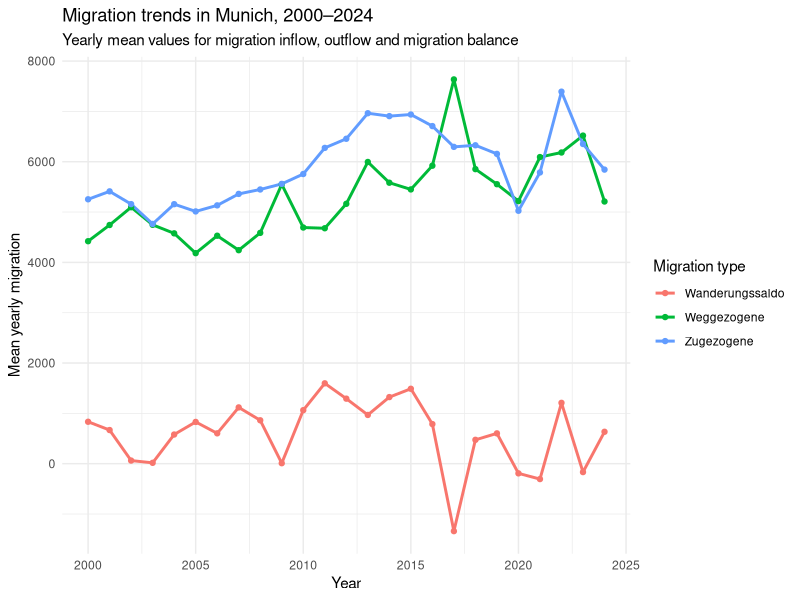
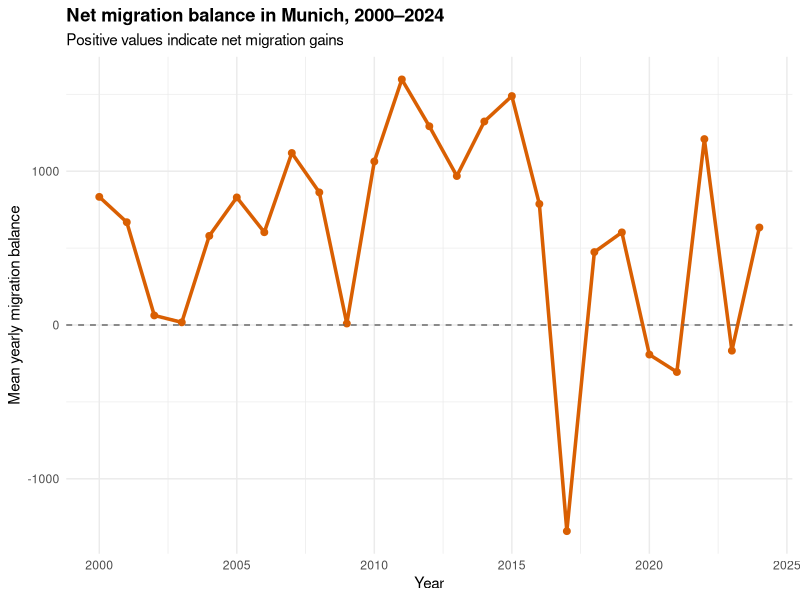
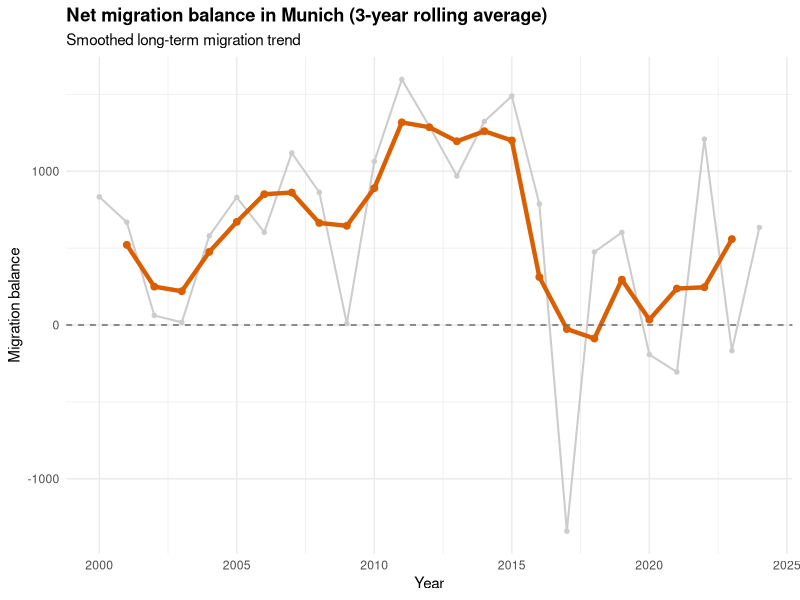
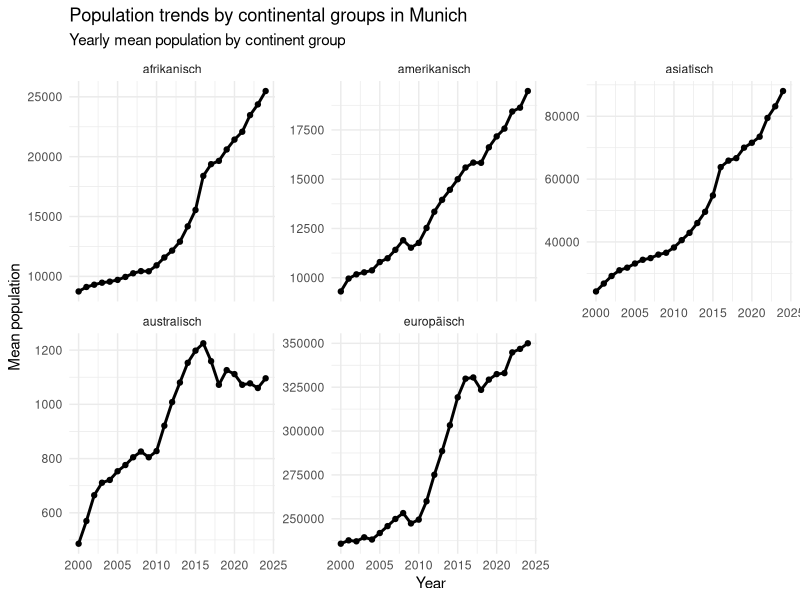
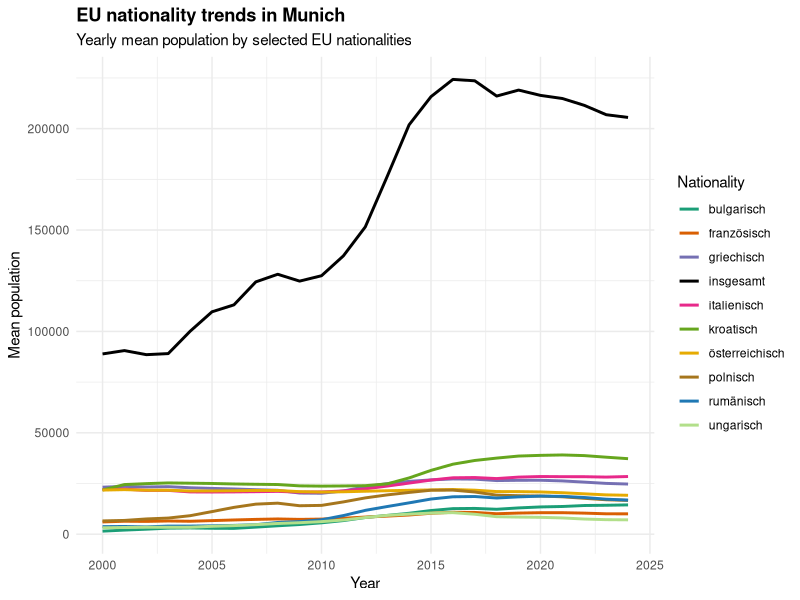
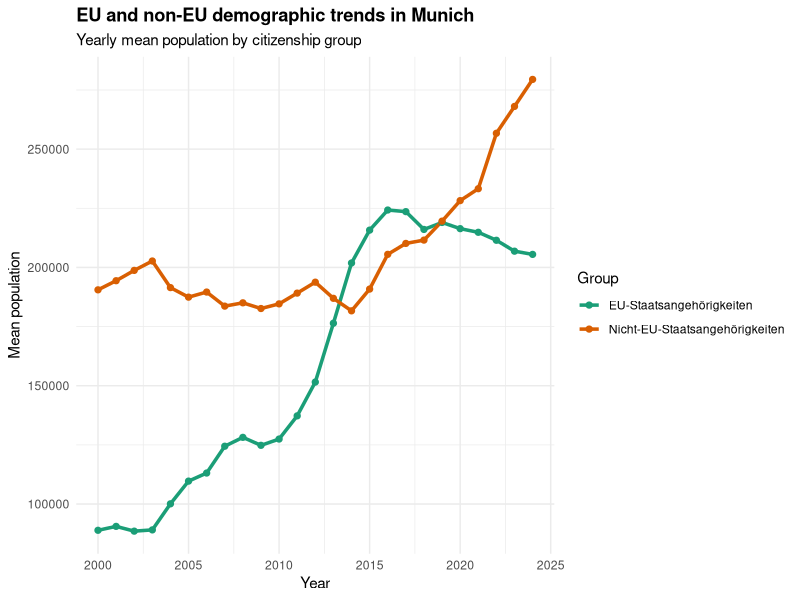
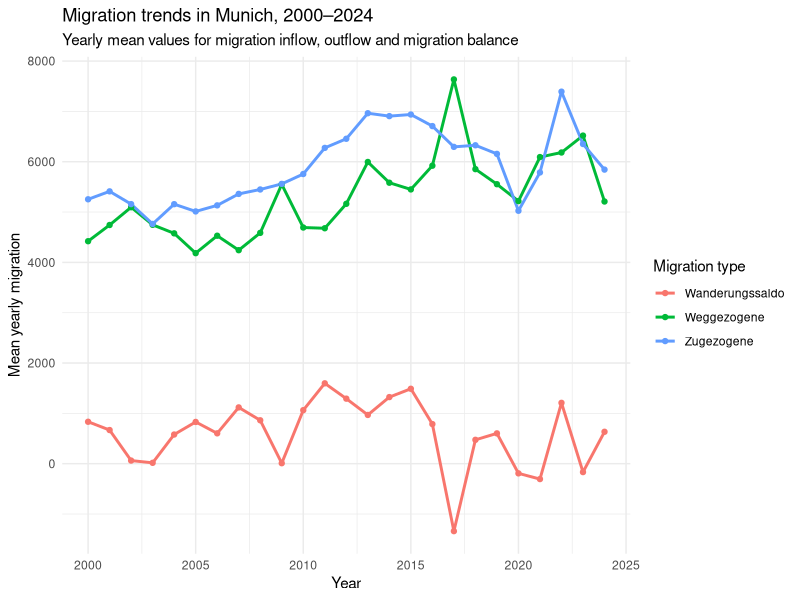
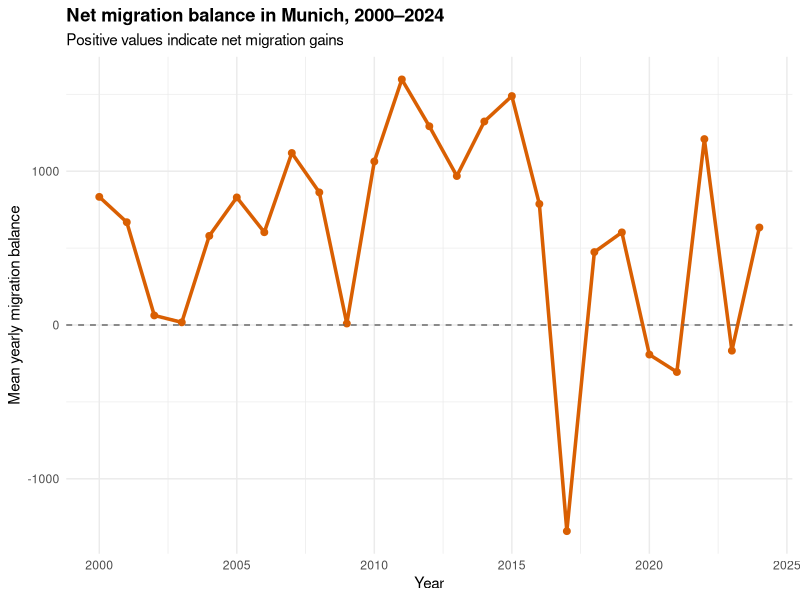

The R script that drew these images, in order:
# Migration Analysis in Munich
# StatProg II Project

library(tidyverse)

# Load processed population dataset

population_data <- read_csv(
  "data/processed/population_data.csv"
)

# Explore migration-related categories

population_data %>%
  distinct(MONATSZAHL)

# Create migration dataset

migration_data <- population_data %>%
  filter(
    MONATSZAHL %in% c(
      "Zugezogene",
      "Weggezogene",
      "Wanderungssaldo"
    )
  )

# Aggregate monthly data into yearly means

migration_yearly <- migration_data %>%
  filter(year >= 2000, year <= 2024) %>%
  group_by(MONATSZAHL, year) %>%
  summarise(
    mean_value = mean(WERT, na.rm = TRUE),
    .groups = "drop"
  )

# Plot migration trends over time

migration_trend_plot <- migration_yearly %>%
  ggplot(
    aes(
      x = year,
      y = mean_value,
      color = MONATSZAHL
    )
  ) +
  geom_line(linewidth = 1) +
  geom_point(size = 1.5) +
  labs(
    title = "Migration trends in Munich, 2000–2024",
    subtitle = "Yearly mean values for migration inflow, outflow and migration balance",
    x = "Year",
    y = "Mean yearly migration",
    color = "Migration type"
  ) +
  theme_minimal()

migration_trend_plot

# Save migration trend plot

ggsave(
  filename = "figures/migration_trend_plot.png",
  plot = migration_trend_plot,
  width = 9,
  height = 6,
  dpi = 300
)

# Migration balance analysis

migration_balance <- migration_yearly %>%
  filter(
    MONATSZAHL == "Wanderungssaldo"
  )

# Migration balance plot

migration_balance_plot <- migration_balance %>%
  ggplot(
    aes(
      x = year,
      y = mean_value
    )
  ) +
  geom_line(
    linewidth = 1.2,
    color = "#d95f02"
  ) +
  geom_point(
    size = 2,
    color = "#d95f02"
  ) +
  geom_hline(
    yintercept = 0,
    linetype = "dashed",
    color = "gray40"
  ) +
  labs(
    title = "Net migration balance in Munich, 2000–2024",
    subtitle = "Positive values indicate net migration gains",
    x = "Year",
    y = "Mean yearly migration balance"
  ) +
  theme_minimal() +
  theme(
    plot.title = element_text(face = "bold")
  )

migration_balance_plot

# Save migration balance plot

ggsave(
  filename = "figures/migration_balance_plot.png",
  plot = migration_balance_plot,
  width = 9,
  height = 6,
  dpi = 300
)

# 3-year rolling average for migration balance

library(zoo)

migration_balance_rolling <- migration_balance %>%
  arrange(year) %>%
  mutate(
    rolling_avg = zoo::rollmean(
      mean_value,
      k = 3,
      fill = NA,
      align = "center"
    )
  )

migration_balance_rolling_plot <- migration_balance_rolling %>%
  ggplot(aes(x = year)) +
  
  # Original yearly values
  geom_line(
    aes(y = mean_value),
    color = "gray80",
    linewidth = 0.7
  ) +
  
  geom_point(
    aes(y = mean_value),
    color = "gray80",
    size = 1.2
  ) +
  
  # Rolling average
  geom_line(
    aes(y = rolling_avg),
    color = "#d95f02",
    linewidth = 1.5
  ) +
  
  geom_point(
    aes(y = rolling_avg),
    color = "#d95f02",
    size = 2
  ) +
  
  geom_hline(
    yintercept = 0,
    linetype = "dashed",
    color = "gray40"
  ) +
  
  labs(
    title = "Net migration balance in Munich (3-year rolling average)",
    subtitle = "Smoothed long-term migration trend",
    x = "Year",
    y = "Migration balance"
  ) +
  
  theme_minimal() +
  
  theme(
    plot.title = element_text(face = "bold")
  )

migration_balance_rolling_plot

# Save rolling average plot

ggsave(
  filename = "figures/migration_balance_rolling_plot.png",
  plot = migration_balance_rolling_plot,
  width = 9,
  height = 6,
  dpi = 300
)

# Explore continental groups

continent_groups <- population_data %>%
  filter(
    MONATSZAHL == "Kontinente"
  ) %>%
  distinct(AUSPRAEGUNG)

continent_groups

# Create continent dataset

continent_data <- population_data %>%
  filter(
    MONATSZAHL == "Kontinente"
  )

# Aggregate continent data yearly

continent_yearly <- continent_data %>%
  filter(year >= 2000, year <= 2024) %>%
  group_by(AUSPRAEGUNG, year) %>%
  summarise(
    mean_population = mean(WERT, na.rm = TRUE),
    .groups = "drop"
  )

# Faceted continent trend plot

continent_facet_plot <- continent_yearly %>%
  ggplot(
    aes(
      x = year,
      y = mean_population
    )
  ) +
  geom_line(linewidth = 1) +
  geom_point(size = 1.5) +
  facet_wrap(
    ~ AUSPRAEGUNG,
    scales = "free_y"
  ) +
  labs(
    title = "Population trends by continental groups in Munich",
    subtitle = "Yearly mean population by continent group",
    x = "Year",
    y = "Mean population"
  ) +
  theme_minimal()

continent_facet_plot

# Save continent plot

ggsave(
  filename = "figures/continent_facet_plot.png",
  plot = continent_facet_plot,
  width = 10,
  height = 8,
  dpi = 300
)

# Explore EU nationality groups

eu_groups <- population_data %>%
  filter(
    MONATSZAHL == "EU-Staatsangehörigkeiten"
  ) %>%
  distinct(AUSPRAEGUNG)

eu_groups

# Create EU dataset

eu_data <- population_data %>%
  filter(
    MONATSZAHL == "EU-Staatsangehörigkeiten"
  )

# Aggregate EU data yearly

eu_yearly <- eu_data %>%
  filter(year >= 2000, year <= 2024) %>%
  group_by(AUSPRAEGUNG, year) %>%
  summarise(
    mean_population = mean(WERT, na.rm = TRUE),
    .groups = "drop"
  )

# EU nationality trend plot

eu_trend_plot <- eu_yearly %>%
  ggplot(
    aes(
      x = year,
      y = mean_population,
      color = AUSPRAEGUNG
    )
  ) +
  geom_line(linewidth = 1) +
  labs(
    title = "EU nationality trends in Munich",
    subtitle = "Yearly mean population by selected EU nationalities",
    x = "Year",
    y = "Mean population",
    color = "Nationality"
  ) +
  scale_color_manual(
    values = c(
      "bulgarisch" = "#1b9e77",
      "französisch" = "#d95f02",
      "griechisch" = "#7570b3",
      "insgesamt" = "#000000",
      "italienisch" = "#e7298a",
      "kroatisch" = "#66a61e",
      "österreichisch" = "#e6ab02",
      "polnisch" = "#a6761d",
      "rumänisch" = "#1f78b4",
      "ungarisch" = "#b2df8a"
    )
  ) +
  theme_minimal() +
  theme(
    plot.title = element_text(face = "bold"),
    legend.position = "right"
  )

eu_trend_plot

# Save EU trend plot

ggsave(
  filename = "figures/eu_trend_plot.png",
  plot = eu_trend_plot,
  width = 10,
  height = 6,
  dpi = 300
)

# EU vs non-EU demographic trends

eu_non_eu_data <- population_data %>%
  filter(
    MONATSZAHL %in% c(
      "EU-Staatsangehörigkeiten",
      "Nicht-EU-Staatsangehörigkeiten"
    )
  ) %>%
  filter(AUSPRAEGUNG == "insgesamt")

# Aggregate yearly values

eu_non_eu_yearly <- eu_non_eu_data %>%
  filter(year >= 2000, year <= 2024) %>%
  group_by(MONATSZAHL, year) %>%
  summarise(
    mean_population = mean(WERT, na.rm = TRUE),
    .groups = "drop"
  )

# Plot EU vs non-EU trends

eu_non_eu_plot <- eu_non_eu_yearly %>%
  ggplot(
    aes(
      x = year,
      y = mean_population,
      color = MONATSZAHL
    )
  ) +
  geom_line(linewidth = 1.2) +
  geom_point(size = 1.8) +
  scale_color_manual(
    values = c(
      "EU-Staatsangehörigkeiten" = "#1b9e77",
      "Nicht-EU-Staatsangehörigkeiten" = "#d95f02"
    )
  ) +
  labs(
    title = "EU and non-EU demographic trends in Munich",
    subtitle = "Yearly mean population by citizenship group",
    x = "Year",
    y = "Mean population",
    color = "Group"
  ) +
  theme_minimal() +
  theme(
    plot.title = element_text(face = "bold"),
    legend.position = "right"
  )

eu_non_eu_plot

# Save plot

ggsave(
  filename = "figures/eu_non_eu_plot.png",
  plot = eu_non_eu_plot,
  width = 9,
  height = 6,
  dpi = 300
)

# Export processed migration tables

write_csv(
  migration_yearly,
  "data/processed/migration_yearly.csv"
)

write_csv(
  continent_yearly,
  "data/processed/continent_yearly.csv"
)

write_csv(
  eu_yearly,
  "data/processed/eu_yearly.csv"
)

write_csv(
  eu_non_eu_yearly,
  "data/processed/eu_non_eu_yearly.csv"
)
